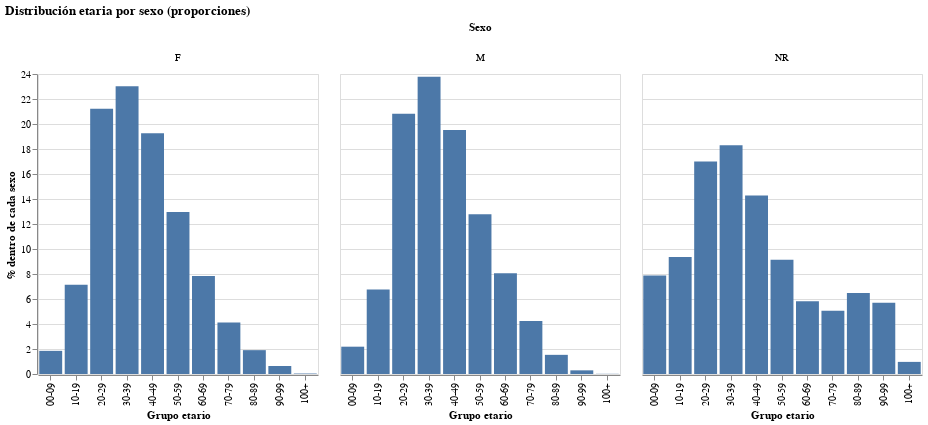

The cell this chart's notebook holds for it:
### Markdown cell above
# TP Final – InfoVis 2025 · COVID-19 Argentina

**Integrantes:** Leonardo Gabriel Vargas Kuhn  
**Fecha:** 09-09-2025  
**Fuente:** SNVS-SISA – datos.gob.ar

### Code cell
# @title

YEARS_FILTER = [2020, 2021, 2022]
DATA_ZIP_URL = "https://sisa.msal.gov.ar/datos/descargas/covid-19/files/Covid19Casos.zip"

import pandas as pd, altair as alt, zipfile, urllib.request
from collections import defaultdict

alt.data_transformers.disable_max_rows()

# -------------------------
# Descargar ZIP
# -------------------------
zip_path = "/content/covid.zip"
urllib.request.urlretrieve(DATA_ZIP_URL, zip_path)

with zipfile.ZipFile(zip_path, "r") as z:
    csv_candidates = [n for n in z.namelist() if n.lower().endswith(".csv")]
    csv_name = csv_candidates[0]
    print("CSV detectado:", csv_name)

# -------------------------
# Procesar datos por chunks
# -------------------------
usecols = ["edad","sexo","residencia_provincia_nombre",
           "clasificacion_resumen","fallecido","fecha_diagnostico"]
chunksize = 500_000
agg_cases, agg_deaths = {}, {}

def add(d, k, v=1): d[k] = d.get(k, 0) + v

with zipfile.ZipFile(zip_path, "r") as z:
    with z.open(csv_name) as f:
        for chunk in pd.read_csv(f, sep=",", usecols=usecols, chunksize=chunksize,
                                 low_memory=False, dtype=str):
            chunk["fecha_diagnostico"] = pd.to_datetime(chunk["fecha_diagnostico"], errors="coerce")
            chunk = chunk.dropna(subset=["fecha_diagnostico"]).copy()
            chunk["year"] = chunk["fecha_diagnostico"].dt.year.astype(int)
            chunk = chunk[chunk["year"].isin(YEARS_FILTER)]
            chunk["clasificacion_resumen"] = chunk["clasificacion_resumen"].str.strip().str.lower()
            chunk = chunk[chunk["clasificacion_resumen"]=="confirmado"]
            chunk["provincia"] = chunk["residencia_provincia_nombre"].fillna("Sin dato")
            chunk["mes"] = chunk["fecha_diagnostico"].dt.to_period("M").dt.to_timestamp()

            for (m,p),cnt in chunk.groupby(["mes","provincia"]).size().items():
                add(agg_cases,(m,p),int(cnt))

            died = chunk[chunk["fallecido"].str.strip().str.upper()=="SI"]
            for (m,p),cnt in died.groupby(["mes","provincia"]).size().items():
                add(agg_deaths,(m,p),int(cnt))

df_cases = pd.DataFrame([{"mes":k[0],"provincia":k[1],"casos":v} for k,v in agg_cases.items()])
df_deaths = pd.DataFrame([{"mes":k[0],"provincia":k[1],"muertes":v} for k,v in agg_deaths.items()])
df = pd.merge(df_cases, df_deaths, on=["mes","provincia"], how="left").fillna(0)

print("Shape:", df.shape)
display(df.head())

# -------------------------
# EDA rápido
# -------------------------
print("Provincias:", df["provincia"].nunique())
print("Período:", str(df["mes"].min().date()), "→", str(df["mes"].max().date()))
top_prov = df.groupby("provincia", as_index=False)["casos"].sum().sort_values("casos", ascending=False).head(10)
display(top_prov)

# -------------------------
# VIS 1 – Serie nacional
# -------------------------
df_nat = df.groupby("mes", as_index=False)["casos"].sum()
alt.Chart(df_nat).mark_line(point=True).encode(
    x=alt.X("mes:T", title="Mes"),
    y=alt.Y("casos:Q", title="Casos confirmados")
).properties(
    title="Casos confirmados mensuales – Total país",
    width=700, height=350
)

# -------------------------
# VIS 2 – Top-6 provincias
# -------------------------
top6 = top_prov["provincia"].head(6).tolist()
df_top6 = df[df["provincia"].isin(top6)]

alt.Chart(df_top6).mark_line().encode(
    x=alt.X("mes:T", title="Mes"),
    y=alt.Y("casos:Q", title="Casos confirmados"),
    color=alt.Color("provincia:N", title="Provincia")
).properties(
    title="Casos mensuales – Top 6 provincias",
    width=700, height=350
)

# -------------------------
# VIS 3 – Heatmap provincia × mes
# -------------------------
alt.Chart(df).mark_rect().encode(
    x=alt.X("mes:T", title="Mes"),
    y=alt.Y("provincia:N", title="Provincia"),
    color=alt.Color("casos:Q", title="Casos"),
    tooltip=["provincia","mes:T","casos:Q"]
).properties(
    title="Heatmap – Casos por provincia y mes",
    width=700, height=600
)

# -------------------------
# VIS 4 – Distribución edad y sexo
# -------------------------
usecols_age = ["edad","sexo","clasificacion_resumen","fecha_diagnostico"]
age_hist = defaultdict(int)

def grupo_edad_label(a):
    try:
        a = int(a)
        if a < 0: return None
        if a >= 100: return "100+"
        b = (a // 10) * 10
        return f"{b:02d}-{b+9:02d}"
    except: return None

with zipfile.ZipFile(zip_path,"r") as z:
    with z.open(csv_name) as f:
        for ch in pd.read_csv(f, sep=",", usecols=usecols_age, chunksize=chunksize,
                              low_memory=False, dtype=str):
            ch["fecha_diagnostico"] = pd.to_datetime(ch["fecha_diagnostico"], errors="coerce")
            ch = ch.dropna(subset=["fecha_diagnostico"])
            ch["year"] = ch["fecha_diagnostico"].dt.year.astype(int)
            ch = ch[ch["year"].isin(YEARS_FILTER)]
            ch["clasificacion_resumen"] = ch["clasificacion_resumen"].str.strip().str.lower()
            ch = ch[ch["clasificacion_resumen"]=="confirmado"]
            ch["sexo"] = ch["sexo"].fillna("Sin dato").str.strip()
            ch["grupo_edad"] = ch["edad"].map(grupo_edad_label)
            ch = ch.dropna(subset=["grupo_edad"])
            for (ab,s),cnt in ch.groupby(["grupo_edad","sexo"]).size().items():
                add(age_hist,(ab,s),int(cnt))

df_age = pd.DataFrame([{"grupo_edad":k[0],"sexo":k[1],"n":v} for k,v in age_hist.items()])
tot_sex = df_age.groupby("sexo", as_index=False)["n"].sum().rename(columns={"n":"tot"})
df_agep = df_age.merge(tot_sex, on="sexo", how="left")
df_agep["pct"] = (df_agep["n"]/df_agep["tot"])*100

alt.Chart(df_agep).mark_bar().encode(
    x=alt.X("grupo_edad:N", title="Grupo etario",
            sort=["00-09","10-19","20-29","30-39","40-49","50-59","60-69","70-79","80-89","90-99","100+"]),
    y=alt.Y("pct:Q", title="% dentro de cada sexo"),
    column=alt.Column("sexo:N", title="Sexo"),
    tooltip=[
        alt.Tooltip("grupo_edad:N", title="Grupo etario"),
        alt.Tooltip("sexo:N", title="Sexo"),
        alt.Tooltip("n:Q", title="Casos"),
        alt.Tooltip("pct:Q", format=".1f", title="%")
    ]
).properties(
    title="Distribución etaria por sexo (proporciones)",
    width=280, height=300
)

### Figure 1 — Vega-Lite specification as saved in the notebook (floating-point values rounded to 4 significant figures)
{"config": {"view": {"continuousWidth": 300, "continuousHeight": 300}}, "data": {"name": "data-c3847fca32372361ce812ea4da138ad9"}, "mark": {"type": "bar"}, "encoding": {"column": {"field": "sexo", "title": "Sexo", "type": "nominal"}, "tooltip": [{"field": "grupo_edad", "title": "Grupo etario", "type": "nominal"}, {"field": "sexo", "title": "Sexo", "type": "nominal"}, {"field": "n", "title": "Casos", "type": "quantitative"}, {"field": "pct", "format": ".1f", "title": "%", "type": "quantitative"}], "x": {"field": "grupo_edad", "sort": ["00-09", "10-19", "20-29", "30-39", "40-49", "50-59", "60-69", "70-79", "80-89", "90-99", "100+"], "title": "Grupo etario", "type": "nominal"}, "y": {"field": "pct", "title": "% dentro de cada sexo", "type": "quantitative"}}, "height": 300, "title": "Distribución etaria por sexo (proporciones)", "width": 280, "$schema": "https://vega.github.io/schema/vega-lite/v5.20.1.json", "datasets": {"data-c3847fca32372361ce812ea4da138ad9": [{"grupo_edad": "00-09", "sexo": "F", "n": 82611, "tot": 4460720, "pct": 1.852}, {"grupo_edad": "00-09", "sexo": "M", "n": 90586, "tot": 4145056, "pct": 2.185}, {"grupo_edad": "00-09", "sexo": "NR", "n": 3267, "tot": 41483, "pct": 7.876}, {"grupo_edad": "10-19", "sexo": "F", "n": 318855, "tot": 4460720, "pct": 7.148}, {"grupo_edad": "10-19", "sexo": "M", "n": 280374, "tot": 4145056, "pct": 6.764}, {"grupo_edad": "10-19", "sexo": "NR", "n": 3883, "tot": 41483, "pct": 9.36}, {"grupo_edad": "100+", "sexo": "F", "n": 1657, "tot": 4460720, "pct": 0.03715}, {"grupo_edad": "100+", "sexo": "M", "n": 572, "tot": 4145056, "pct": 0.0138}, {"grupo_edad": "100+", "sexo": "NR", "n": 402, "tot": 41483, "pct": 0.9691}, {"grupo_edad": "20-29", "sexo": "F", "n": 946230, "tot": 4460720, "pct": 21.21}, {"grupo_edad": "20-29", "sexo": "M", "n": 862695, "tot": 4145056, "pct": 20.81}, {"grupo_edad": "20-29", "sexo": "NR", "n": 7050, "tot": 41483, "pct": 16.99}, {"grupo_edad": "30-39", "sexo": "F", "n": 1027136, "tot": 4460720, "pct": 23.03}, {"grupo_edad": "30-39", "sexo": "M", "n": 985713, "tot": 4145056, "pct": 23.78}, {"grupo_edad": "30-39", "sexo": "NR", "n": 7595, "tot": 41483, "pct": 18.31}, {"grupo_edad": "40-49", "sexo": "F", "n": 859358, "tot": 4460720, "pct": 19.27}, {"grupo_edad": "40-49", "sexo": "M", "n": 809255, "tot": 4145056, "pct": 19.52}, {"grupo_edad": "40-49", "sexo": "NR", "n": 5925, "tot": 41483, "pct": 14.28}, {"grupo_edad": "50-59", "sexo": "F", "n": 578182, "tot": 4460720, "pct": 12.96}, {"grupo_edad": "50-59", "sexo": "M", "n": 530133, "tot": 4145056, "pct": 12.79}, {"grupo_edad": "50-59", "sexo": "NR", "n": 3791, "tot": 41483, "pct": 9.139}, {"grupo_edad": "60-69", "sexo": "F", "n": 349442, "tot": 4460720, "pct": 7.834}, {"grupo_edad": "60-69", "sexo": "M", "n": 334381, "tot": 4145056, "pct": 8.067}, {"grupo_edad": "60-69", "sexo": "NR", "n": 2418, "tot": 41483, "pct": 5.829}, {"grupo_edad": "70-79", "sexo": "F", "n": 183590, "tot": 4460720, "pct": 4.116}, {"grupo_edad": "70-79", "sexo": "M", "n": 175689, "tot": 4145056, "pct": 4.239}, {"grupo_edad": "70-79", "sexo": "NR", "n": 2096, "tot": 41483, "pct": 5.053}, {"grupo_edad": "80-89", "sexo": "F", "n": 85098, "tot": 4460720, "pct": 1.908}, {"grupo_edad": "80-89", "sexo": "M", "n": 63514, "tot": 4145056, "pct": 1.532}, {"grupo_edad": "80-89", "sexo": "NR", "n": 2688, "tot": 41483, "pct": 6.48}, {"grupo_edad": "90-99", "sexo": "F", "n": 28561, "tot": 4460720, "pct": 0.6403}, {"grupo_edad": "90-99", "sexo": "M", "n": 12144, "tot": 4145056, "pct": 0.293}, {"grupo_edad": "90-99", "sexo": "NR", "n": 2368, "tot": 41483, "pct": 5.708}]}}
